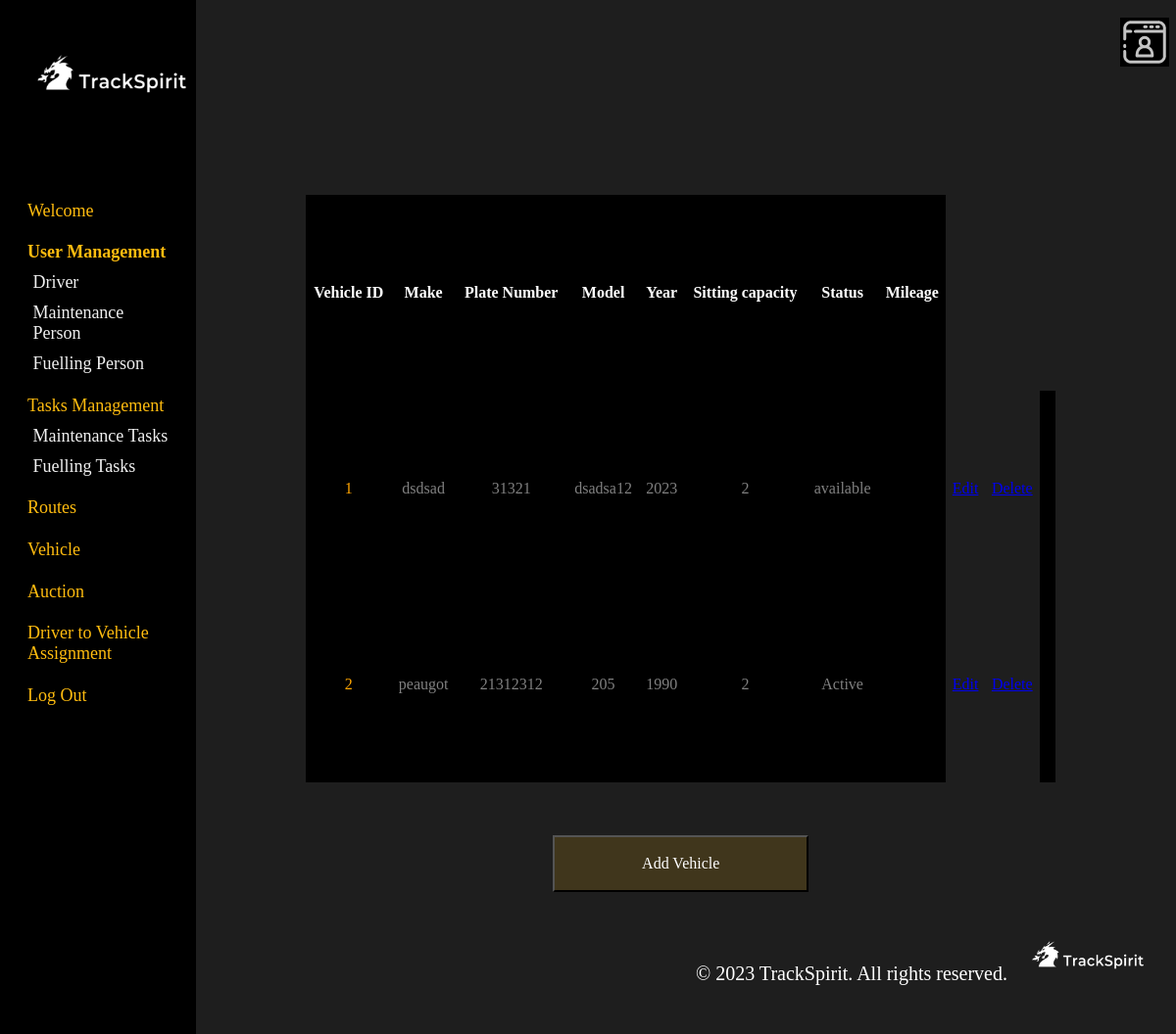
/admin/vehicle.php, run on the app's committed database.
### tables this page shows
CREATE TABLE `vehicle` (
  `vehicle_id` int(11) NOT NULL,
  `make` varchar(50) DEFAULT NULL,
  `plate_number` varchar(50) NOT NULL,
  `model` varchar(50) DEFAULT NULL,
  `year_of_vehicle` varchar(50) DEFAULT NULL,
  `sitting_capacity` int(11) DEFAULT NULL,
  `status_of_vehicle` varchar(10) DEFAULT NULL,
  `mileage` decimal(10,2) DEFAULT NULL
);

### admin/vehicle.php (the view, shortened to what this page needs)
<html>
    <head>
</head>
<body>
<?php
$mysqli = new mysqli("localhost", "root", "", "db");
$result=$mysqli->query("select * from vehicle");
?>
    <header>
        <img src="image/personal-page.png" alt="personal page" style="height: 50px; width: 50px; margin-left: 96%;">
    </header>
    <main>
         <table>
            <colgroup>
                <col />
                <col />
                <col />
                <col />
                <col />
                <col />
                <col />
                <col />
                <col style="background-color: #1E1E1E;"/>
                <col style="background-color: #1E1E1E;"/>
                <col style="background-color: #1E1E1E;"/>
              </colgroup>
            <tr>
                <th>Vehicle ID</th>
                <th>Make</th>
                <th>Plate Number</th>
                <th>Model</th>
                <th>Year</th>
                <th>Sitting capacity</th>
                <th>Status</th>
                <th>Mileage</th>
                <th>-</th>
                <th>-</th>
                <th>-</th>
            </tr>
            <?php
                while ($row=mysqli_fetch_array($result)){
                    echo "<tr><td>$row[vehicle_id]</td>";
                    echo "<td>$row[make]</td>";
                    echo "<td>$row[plate_number]</td>";
                    echo "<td>$row[model]</td>";
                    echo "<td>$row[year_of_vehicle]</td>";
                    echo "<td>$row[sitting_capacity]</td>";
                    echo "<td>$row[status_of_vehicle]</td>";
                    echo "<td>$row[milage]</td>";
                    echo "<td><a href='edit_vehicle.php?vehicle_id=$row[vehicle_id]'>Edit</a></td>";
                    echo "<td><a href='delete_vehicle.php?vehicle_id=$row[vehicle_id]'>Delete</a></td><tr>";
                }
            ?>
        </table>
        <button class = "Button" onclick="window.location.href='vehicleForm.php'">Add Vehicle
        </main>
        <aside>
            <img src="image/logo.png" alt="TrackSpirit Logo" class="logo">
            <a href="welcome.php" class="a1">Welcome</a>
            <a href="user.php" class="a1 selected">User Management</a>
            <a href="driver.php" class="a2">Driver</a>
            <a href="maintenance.php" class="a2">Maintenance Person</a>
            <a href="fuelling.php" class="a2">Fuelling Person</a>
            <a href="tasks.php" class="a1">Tasks Management</a>
            <a href="tasks_maintenance.php" class="a2">Maintenance Tasks</a>
            <a href="tasks_fuelling.php" class="a2">Fuelling Tasks</a>
            <a href="servicesAdmin.php" class="a1">Routes</a>
            <a href="vehicle.php" class="a1">Vehicle</a>
            <a href="auction.php" class="a1">Auction</a>
            <a href="assignment.php" class="a1">Driver to Vehicle Assignment</a>
            <a href="/csci361teamwork/logout.php" class="a1">Log Out</a>
        </aside>
        <footer style="text-align: right;">
            <span> © 2023 TrackSpirit. All rights reserved.</span>
            <img src="image/logo.png" alt="TrackSpirit logo">
        </footer>
    </body>
    </html>

### admin/vehicle.php (style rules this page uses)
* { font-family: Montserrat; }
body { background-color: #1E1E1E; }
header { max-width: 100%; height: 50px; background:transparent; padding: 10px; margin-left:15%; }
table { width: 100%; height: 100%; margin-top: -10%; background-color: black; border-collapse: collapse; overflow: auto; }
th { color: white; font-size: 16px; padding: 5px; text-align: center; }
td { padding: 5px; text-align: center; }
th:nth-child(9) { color: transparent; }
th:nth-child(10) { color: transparent; }
th:nth-child(11) { color: transparent; }
td:first-child { color: orange; }
td:nth-child(8) { color: orange; }
td:nth-child(9) { color: #06FF2E80; }
td:nth-child(10) { color: #FF060680; }
tr { color: gray; }
main { max-width: 100%; height: 600px; background:transparent; padding: 20px; margin: auto; margin-left: 24%; margin-right: 8%; margin-top: 15% }
aside { width: 15%; height: 100%; background-color: black; padding: 10px; position: fixed; top: 0px; left: 0; overflow: hidden; }
aside a.a1 { font-size: 18px; color: #FFBC0F; text-decoration: none; margin: 10px; display: block; margin-left: 10%; margin-right: 10%; margin-top: 12%; }
aside a.a2 { font-size: 18px; color: #F0F0F0; text-decoration: none; margin: 10px; display: block; margin-left: 13%; margin-right: 10%; margin-top: 5%; }
footer { max-width: 100%; height: 50px; background: transparent; padding: 10px; }
span { font-size: 20px; color: #ffffff; text-align: right; }
footer img { height: 150px; width: 150px; margin-bottom: -4.7%; }
.selected { font-weight: bold; }
.button { display: block; width: 261px; height: 58px; background: #FFBC0F26;; font-size: 16px; text-align: center; color: white; cursor: pointer; margin:auto; margin-top: 7%; }
.logo { display: block; margin: 0; margin-top: -15%; width: 200px; height: 200px; cursor: pointer; }

### data on the page
vehicle: vehicle_id "1", make "dsdsad", plate_number "31321", model "dsadsa12", year_of_vehicle "2023", sitting_capacity "2", status_of_vehicle "available"
vehicle: vehicle_id "2", make "peaugot", plate_number "21312312", model "205", year_of_vehicle "1990", sitting_capacity "2", status_of_vehicle "Active"
